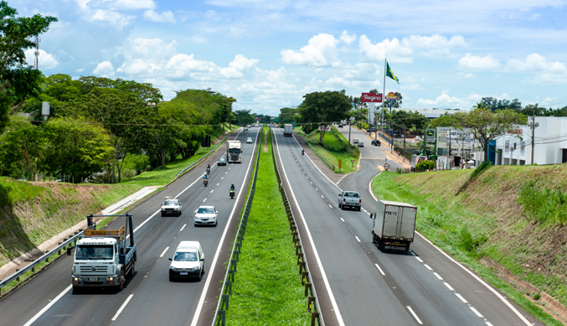
#> input picture atividade/trailhead/tutorial_Opencv/openThresholdOtsu/rodovia.png, 567 x 326 px
$ python opentThresholdOtsu.py   (older library calls are emulated)
#> lines starting #> are read from the running program, lines starting #| are printed output that depends on the picture; after the words box and inside, x2 and y2 are one past the last pixel; in counts of white or black regions, pixels touching at a corner belong together
#Usando threshold com Otsu e Riddler-Calvard

import mahotas
import numpy as np
import cv2

img = cv2.imread('rodovia.png')
#> img is the input picture: shape (326, 567, 3); mean B, G, R 132.9, 150.9, 132.9
img = cv2.cvtColor(img, cv2.COLOR_BGR2GRAY)
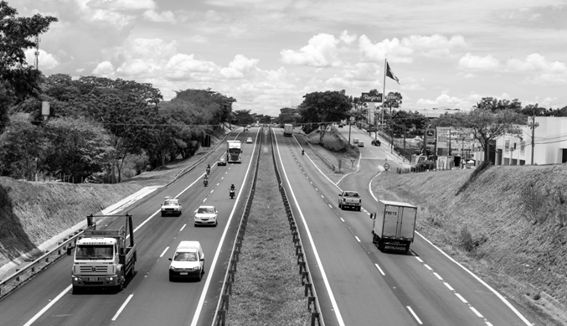
#> img: shape (326, 567); min 0, max 255, mean 143.4

suave = cv2.GaussianBlur(img, (7, 7), 0)
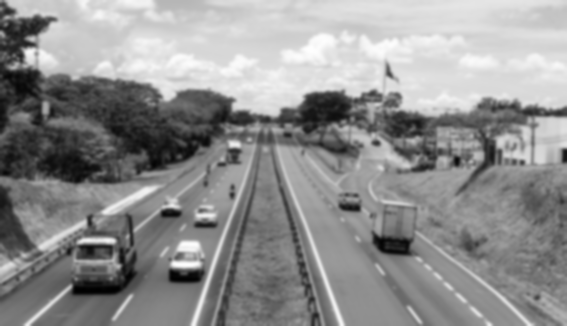
#> suave: shape (326, 567); min 0, max 254, mean 143.4

T = mahotas.thresholding.otsu(suave)
#> T = 157
temp = img.copy()
temp[temp > T] = 255
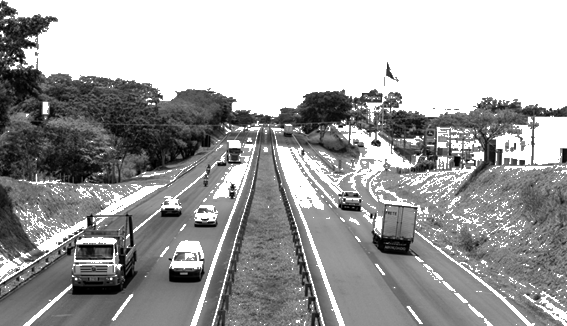
#> temp: shape (326, 567); min 0, max 255, mean 160.3
temp[temp < 255] = 0
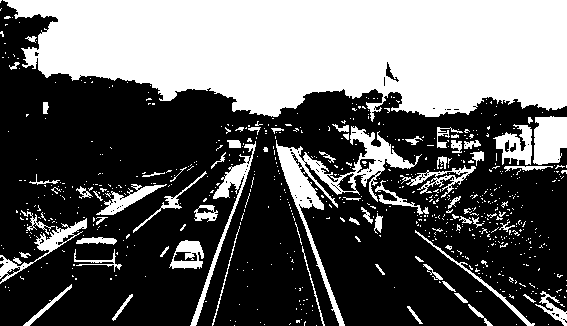
#> temp: shape (326, 567); 37.9% white; 708 white regions (635 under 20 px), largest, box (x1, y1, x2, y2) and area: (3, 0, 567, 122) 51899, (276, 126, 422, 326) 4093, (533, 116, 567, 165) 1407
temp = cv2.bitwise_not(temp)

#> (the run stopped early here; a loop or call above may not have finished)
